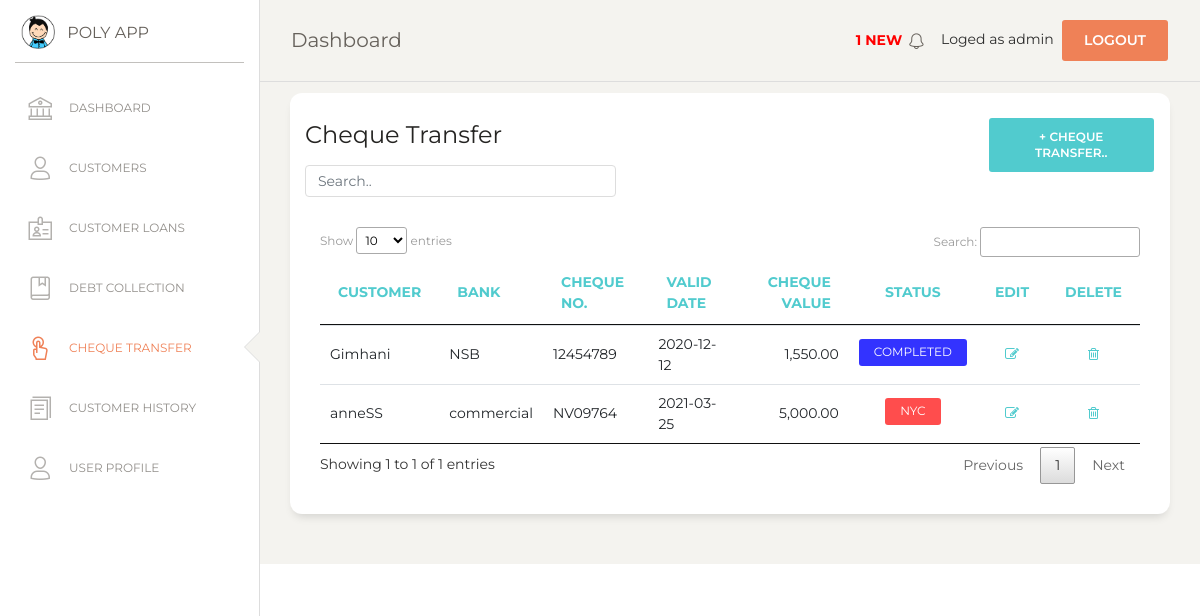
Page /cheque_transfer.php (signed in) on the committed database.
### tables this page shows
CREATE TABLE `cheque` (
  `cheque_id` int(7) NOT NULL,
  `bank` varchar(50) NOT NULL,
  `cheque_no` varchar(50) NOT NULL,
  `valid_date` date NOT NULL,
  `exchange_date` date NOT NULL,
  `cheque_value` double(10,2) NOT NULL,
  `interest` int(5) NOT NULL,
  `exchange_amt` double(10,2) NOT NULL,
  `status` varchar(20) NOT NULL,
  `cust_id` varchar(10) NOT NULL
);

CREATE TABLE `customer` (
  `cust_id` varchar(10) NOT NULL,
  `type` varchar(20) NOT NULL,
  `name` varchar(100) NOT NULL,
  `address` varchar(150) NOT NULL,
  `contact` varchar(15) NOT NULL
);

### cheque_transfer.php (the view, shortened to what this page needs)
<?php
if (!isset($_SESSION['loged_user'])) {
    header('location: login.php');
}else {
$con = mysqli_connect(DB_HOSTNAME,DB_USERNAME,DB_PASSWORD);
mysqli_select_db($con,DB_NAME);
?>
<!DOCTYPE html>
<html lang="en">
<?php  include('./include/head.php');   ?>
<body class="">
  <div class="wrapper ">
    <?php include("include/sidebar.php"); ?>
    <div class="main-panel">
      <?php include('include/nav.php');  ?>
      <div class="content">
      <div class="row">
          <div class="col-md-12">
            <div class="card">
              <div class="row">
              <div class="col-md-9">
              <div class="card-header">
                <h4 class="card-title"> Cheque Transfer</h4>
                <input class="form-control myInput" id="myInput" type="text" placeholder="Search..">
              </div>
              </div>
              <div class="col-md-3">
                <div class="card-header">
                  <button type="button" class="btn btn-primary add-btn" data-toggle="modal" data-target="#Form1">+ Cheque Transfer..
                  </button>
                </div>
              </div>
              </div>
              <div class="card-body">
              <div class="card-body">
                <div class="table-responsive">
                  <table class="table" id="myTable">
                    <thead class="text-primary">
                      <th>                    Customer</th>
                      <th>                    Bank</th>
                      <th>                    Cheque No.</th>
                      <th>                    Valid Date</th>
                      <th class="text-right"> Cheque Value</th>
                      <th class="text-center">Status</th>
                      <th class="text-center">Edit 				</th>
                      <th class="text-center">Delete 			</th>
                    </thead>
                    <tbody>
                      <?php
                      $sql=mysqli_query($con,"SELECT * FROM cheque ORDER BY cheque_id DESC");
                      $numRows = mysqli_num_rows($sql);
                      if($numRows > 0) {
                        while($row = mysqli_fetch_assoc($sql)) {
                          $customer_id = $row['cust_id'];
                          $get_customer =mysqli_query($con,"SELECT * FROM customer WHERE cust_id='$customer_id'");
                          $cust_data = mysqli_fetch_array($get_customer);
                          ?>
                        <tr>
                          <td> <?php echo $cust_data['name'] ?> </td>
                          <td> <?php echo $row['bank'] ?>       </td>
                          <td> <?php echo $row['cheque_no'] ?>  </td>
                          <td> <?php echo $row['valid_date'] ?> </td>
                          <td class="text-right">
                          <?php echo number_format($row['cheque_value'],2,".",",") ?>
                          </td>
                          <td class="text-center">
                            <?php
                            $state = $row['status'];
                              if($state=='Completed '){
                                echo '<label class="btn-sm" style="background-color:#3333ff; border: 0px; color: #ffffff; font-size: 12px; padding-top: 4px;">'."COMPLETED".'</label>';
                              }else{
                                echo '<label class="btn-sm" style="background-color:#ff4d4d; border: 0px; color: #ffffff; font-size: 12px; padding-top: 4px;">'."NYC".'</label>';
                              }
                            ?>
                          </td>
                          <td class="text-center">
                            <a href="#" onclick="editView(<?php echo $row['cheque_id']; ?>)" name="edit">
                              <i class="fa fa-pencil-square-o" aria-hidden="true"></i></a>
                          </td>
                          <td class="text-center">
                            <a href="#" onclick="confirmation('event','<?php echo $row['cheque_id']; ?>')"  name="delete">
                           	<i class="fa fa-trash-o" aria-hidden="true"></i></a>
                          </td>
                        </tr>
                    </tbody>
                           <?php
                        }
                      }
                    ?>
                    </table>
                </div>
              </div>
             </div>
            </div>
          </div>
          </div>
        </div>
      </div>
       <?php include('include/footer.php');  ?>
    </div>
</body>
</html>
<?php
}
?>

### assets/demo/demo.css (style rules this page uses)
.add-btn { float: right !important; }
.myInput { width: 50% !important; }

### rows in the picture
cheque: cust.name "Gimhani", bank "NSB", cheque_no "12454789", valid_date "2020-12-12", cheque_value "1,550.00", status "COMPLETED"
cheque: cust.name "anneSS", bank "commercial", cheque_no "NV09764", valid_date "2021-03-25", cheque_value "5,000.00", status "NYC"

### other values in the picture
$numRows "1"
$_SESSION['loged_user'] "admin"
